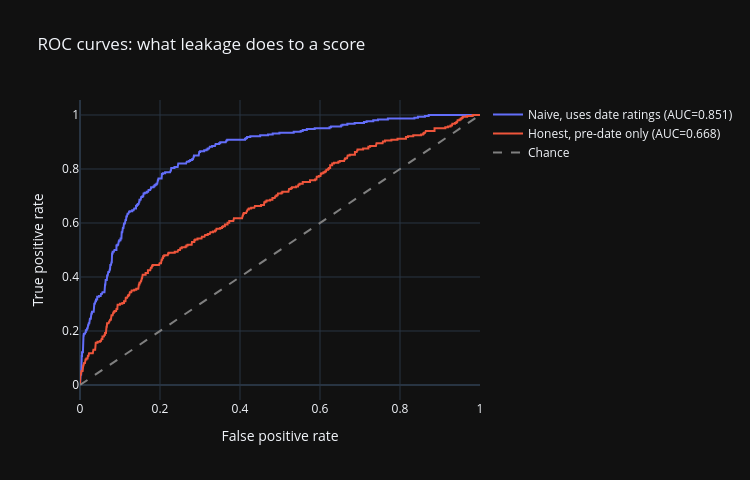

The notebook cell this image was saved under:
### Code cell
# Cell 6 — ROC curves: naive vs honest
fig = go.Figure()
for name, proba, auc_ in [("Naive, uses date ratings", naive_proba, naive_auc),
                          ("Honest, pre-date only", honest_proba, honest_auc)]:
    fpr, tpr, _ = roc_curve(y_test, proba)
    fig.add_trace(go.Scatter(x=fpr, y=tpr, mode='lines', name=f'{name} (AUC={auc_:.3f})'))
fig.add_trace(go.Scatter(x=[0, 1], y=[0, 1], mode='lines', line=dict(color='gray', dash='dash'), name='Chance'))
fig.update_layout(title='ROC curves: what leakage does to a score', xaxis_title='False positive rate',
                  yaxis_title='True positive rate', template='plotly_dark', width=750, height=480)
fig.show()

### Figure 1 — Plotly figure (JSON) as saved in the notebook; plotly's stock layout.template omitted (floating-point values rounded to 4 significant figures; data arrays with more than 128 entries replaced by an {"elided": "..."} marker saying what was removed)
{"data": [{"mode": "lines", "name": "Naive, uses date ratings (AUC=0.851)", "type": "scatter", "x": {"elided": "362 float values"}, "y": {"elided": "362 float values"}}, {"mode": "lines", "name": "Honest, pre-date only (AUC=0.668)", "type": "scatter", "x": {"elided": "460 float values"}, "y": {"elided": "460 float values"}}, {"line": {"color": "gray", "dash": "dash"}, "mode": "lines", "name": "Chance", "type": "scatter", "x": [0, 1], "y": [0, 1]}], "layout": {"height": 480, "title": {"text": "ROC curves: what leakage does to a score"}, "width": 750, "xaxis": {"title": {"text": "False positive rate"}}, "yaxis": {"title": {"text": "True positive rate"}}}}
